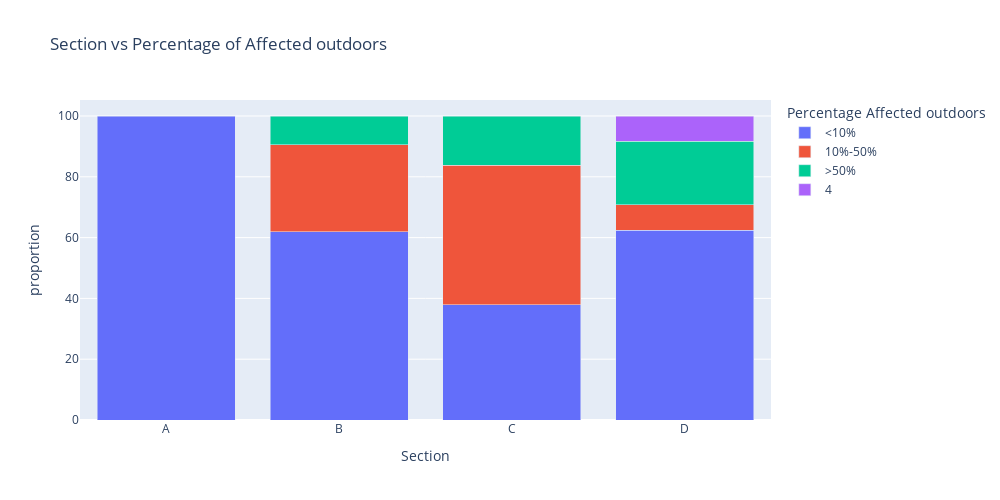

Notebook cell for this chart:
### Markdown cell above
### Section vs Percentage of Affected outdoors

### Code cell
#group by to get the required percentage
df1=df.groupby('Section')['Q7 kids_affected_smoke_percentage_outdoors\nWORDS'].value_counts().reset_index()
df1 = df1.rename(columns={'Q7 kids_affected_smoke_percentage_outdoors\nWORDS': 'Percentage Affected outdoors'})
df1 = df1[df1['Percentage Affected outdoors'] != 0]

# Calculate category-wise total count
category_totals = df1.groupby('Section')['count'].sum()

# Calculate proportion within category
df1['proportion'] = df1.apply(lambda row: (row['count'] / category_totals[row['Section']]) * 100, axis=1)

#Plotly bar plot
fig9 = px.bar(
    df1,
    x="Section",
    y="proportion",
    color="Percentage Affected outdoors",
    title="Section vs Percentage of Affected outdoors",
    barmode = 'stack' 
)

#Figsize
fig9.update_layout(
    width=1000,  # Set the width of the chart (adjust as needed)
    height=500,  # Set the height of the chart (adjust as needed)
)

fig9.show()

### Figure 1 — Plotly figure (JSON) as saved in the notebook; plotly's stock layout.template omitted (floating-point values rounded to 4 significant figures)
{"data": [{"alignmentgroup": "True", "hovertemplate": "Percentage Affected outdoors=<10%<br>Section=%{x}<br>proportion=%{y}<extra></extra>", "legendgroup": "<10%", "marker": {"color": "#636efa", "pattern": {"shape": ""}}, "name": "<10%", "offsetgroup": "<10%", "orientation": "v", "showlegend": true, "textposition": "auto", "type": "bar", "x": ["A", "B", "C", "D"], "xaxis": "x", "y": [100, 61.9, 37.84, 62.5], "yaxis": "y"}, {"alignmentgroup": "True", "hovertemplate": "Percentage Affected outdoors=10%-50%<br>Section=%{x}<br>proportion=%{y}<extra></extra>", "legendgroup": "10%-50%", "marker": {"color": "#EF553B", "pattern": {"shape": ""}}, "name": "10%-50%", "offsetgroup": "10%-50%", "orientation": "v", "showlegend": true, "textposition": "auto", "type": "bar", "x": ["B", "C", "D"], "xaxis": "x", "y": [28.57, 45.95, 8.333], "yaxis": "y"}, {"alignmentgroup": "True", "hovertemplate": "Percentage Affected outdoors=>50%<br>Section=%{x}<br>proportion=%{y}<extra></extra>", "legendgroup": ">50%", "marker": {"color": "#00cc96", "pattern": {"shape": ""}}, "name": ">50%", "offsetgroup": ">50%", "orientation": "v", "showlegend": true, "textposition": "auto", "type": "bar", "x": ["B", "C", "D"], "xaxis": "x", "y": [9.524, 16.22, 20.83], "yaxis": "y"}, {"alignmentgroup": "True", "hovertemplate": "Percentage Affected outdoors=4<br>Section=%{x}<br>proportion=%{y}<extra></extra>", "legendgroup": "4", "marker": {"color": "#ab63fa", "pattern": {"shape": ""}}, "name": "4", "offsetgroup": "4", "orientation": "v", "showlegend": true, "textposition": "auto", "type": "bar", "x": ["D"], "xaxis": "x", "y": [8.333], "yaxis": "y"}], "layout": {"barmode": "stack", "height": 500, "legend": {"title": {"text": "Percentage Affected outdoors"}, "tracegroupgap": 0}, "title": {"text": "Section vs Percentage of Affected outdoors"}, "width": 1000, "xaxis": {"anchor": "y", "autorange": true, "domain": [0, 1], "range": [-0.5, 3.5], "title": {"text": "Section"}, "type": "category"}, "yaxis": {"anchor": "x", "autorange": true, "domain": [0, 1], "range": [0, 105.3], "title": {"text": "proportion"}, "type": "linear"}}}
